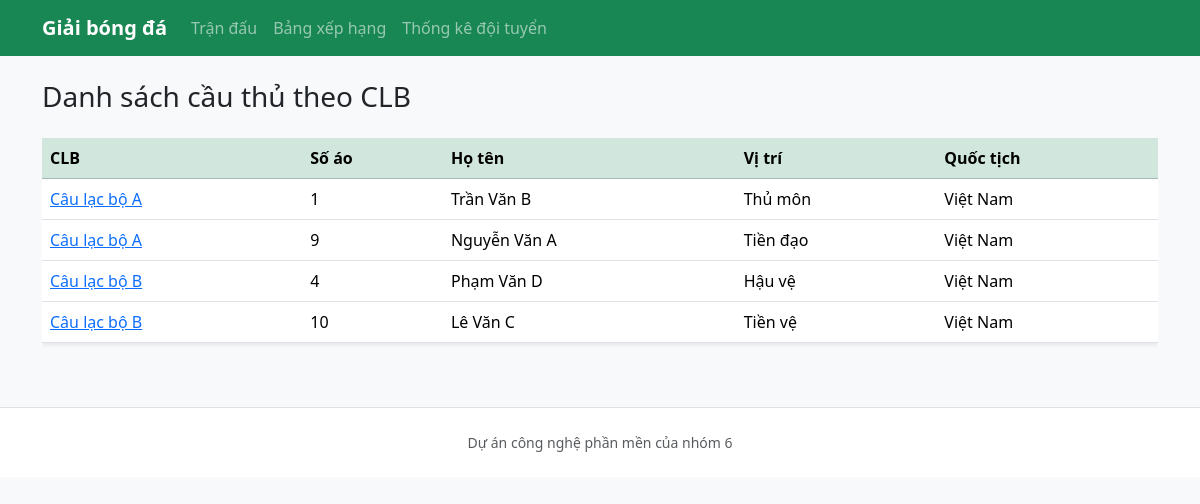
The app's page /guest/players.php with its own data.
### tables this page shows
CREATE TABLE Player (
    PlayerId      INT AUTO_INCREMENT PRIMARY KEY,
    ClubId        INT NOT NULL,
    FullName      VARCHAR(128) NOT NULL,
    Position      VARCHAR(32) NULL,
    ShirtNumber   TINYINT UNSIGNED NULL,
    Nationality   VARCHAR(64) NULL,
    DateOfBirth   DATE NULL,
    CONSTRAINT fk_player_club FOREIGN KEY (ClubId) REFERENCES Club(ClubId) ON DELETE CASCADE
);

CREATE TABLE Club (
    ClubId        INT AUTO_INCREMENT PRIMARY KEY,
    Name          VARCHAR(128) NOT NULL,
    ShortName     VARCHAR(16) NULL,
    Stadium       VARCHAR(256) NULL,
    FoundedYear   SMALLINT NULL,
    LogoUrl       VARCHAR(512) NULL
);

### guest/players.php (the view, shortened to what this page needs)
<?php
$isGuestArea = true;
$assetsPrefix = '../';
$guestNavActive = 'players';
$pdo = getPdo();
$sql = <<<SQL
SELECT p.PlayerId, p.FullName, p.Position, p.ShirtNumber, p.Nationality, c.Name AS ClubName, c.ClubId
FROM `Player` p
JOIN `Club` c ON p.ClubId = c.ClubId
ORDER BY c.Name, p.ShirtNumber, p.FullName
SQL;
$rows = $pdo->query($sql)->fetchAll();
require_once dirname(__DIR__) . '/includes/header.php';
?>
<h1 class="h3 mb-4">Danh sách cầu thủ theo CLB</h1>
<div class="table-responsive">
    <table class="table table-hover align-middle bg-white shadow-sm">
        <thead class="table-success">
            <tr>
                <th>CLB</th>
                <th>Số áo</th>
                <th>Họ tên</th>
                <th>Vị trí</th>
                <th>Quốc tịch</th>
            </tr>
        </thead>
        <tbody>
            <?php foreach ($rows as $r): ?>
                <tr>
                    <td>
                        <a href="club.php?id=<?= (int) $r['ClubId'] ?>"><?= htmlspecialchars((string) $r['ClubName'], ENT_QUOTES, 'UTF-8') ?></a>
                    </td>
                    <td><?= $r['ShirtNumber'] !== null ? (int) $r['ShirtNumber'] : '—' ?></td>
                    <td><?= htmlspecialchars((string) $r['FullName'], ENT_QUOTES, 'UTF-8') ?></td>
                    <td><?= htmlspecialchars((string) ($r['Position'] ?? '—'), ENT_QUOTES, 'UTF-8') ?></td>
                    <td><?= htmlspecialchars((string) ($r['Nationality'] ?? '—'), ENT_QUOTES, 'UTF-8') ?></td>
                </tr>
            <?php endforeach; ?>
        </tbody>
    </table>
</div>
<?php require_once dirname(__DIR__) . '/includes/footer.php'; ?>

### includes/header.php (shortened to what this page needs)
<?php
$isGuestArea = $isGuestArea ?? false;
$isAdminArea = $isAdminArea ?? false;
$assetsPrefix = $assetsPrefix ?? '';
$bodyClass = $bodyClass ?? 'bg-light';
$guestNavActive = $guestNavActive ?? '';
?>
<!DOCTYPE html>
<html lang="vi">
<head>
    <link href="https://cdn.jsdelivr.net/npm/bootstrap@5.3.3/dist/css/bootstrap.min.css" rel="stylesheet">
    <link rel="stylesheet" href="<?= htmlspecialchars($assetsPrefix . 'assets/css/style.css', ENT_QUOTES, 'UTF-8') ?>">
</head>
<body class="<?= htmlspecialchars($bodyClass, ENT_QUOTES, 'UTF-8') ?>">
<nav class="navbar navbar-expand-lg navbar-dark bg-success mb-4">
    <div class="container">
        <a class="navbar-brand fw-bold" href="<?= ($isAdminArea && isAdminLoggedIn()) ? 'index.php' : ($isAdminArea ? '../index.php' : $assetsPrefix . 'index.php') ?>">Giải bóng đá</a>
        <div class="collapse navbar-collapse" id="navMain">
            <ul class="navbar-nav me-auto">
                <?php if ($isGuestArea): ?>
                    <li class="nav-item"><a class="nav-link<?= $guestNavActive === 'matches' ? ' active' : '' ?>" href="index.php">Trận đấu</a></li>
                    <li class="nav-item"><a class="nav-link<?= $guestNavActive === 'standings' ? ' active' : '' ?>" href="clubs.php">Bảng xếp hạng</a></li>
                    <li class="nav-item"><a class="nav-link<?= $guestNavActive === 'stats' ? ' active' : '' ?>" href="stats.php">Thống kê đội tuyển</a></li>
                <?php endif; ?>
            </ul>
        </div>
    </div>
</nav>
<main class="container pb-5">

### includes/footer.php (shortened to what this page needs)
</main>
<footer class="border-top py-4 mt-auto bg-white text-muted small">
    <div class="container text-center">
        Dự án công nghệ phần mền của nhóm 6
    </div>
</footer>
</body>
</html>

### records on screen
player: ClubId.Name "Câu lạc bộ A", ShirtNumber "1", FullName "Trần Văn B", Position "Thủ môn", Nationality "Việt Nam"
player: ClubId.Name "Câu lạc bộ A", ShirtNumber "9", FullName "Nguyễn Văn A", Position "Tiền đạo", Nationality "Việt Nam"
player: ClubId.Name "Câu lạc bộ B", ShirtNumber "4", FullName "Phạm Văn D", Position "Hậu vệ", Nationality "Việt Nam"
player: ClubId.Name "Câu lạc bộ B", ShirtNumber "10", FullName "Lê Văn C", Position "Tiền vệ", Nationality "Việt Nam"
